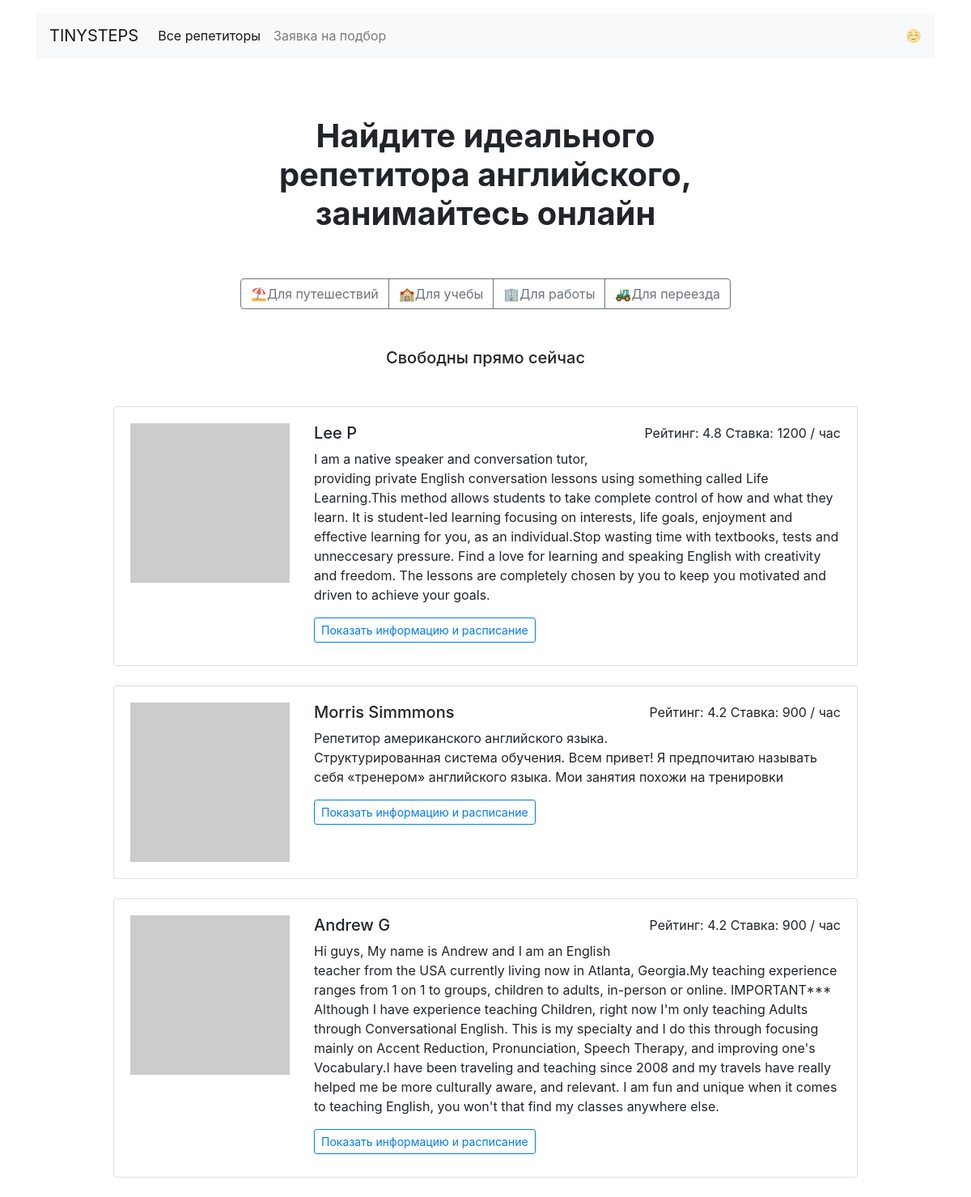
The page / on the database its author committed.
### models.py (models this page shows, shortened)
class Goal(db.Model):
    __tablename__ = "goals"
    goal_id = db.Column("goal_id", db.Integer, primary_key=True)
    title = db.Column("title", db.String(15))
    title_rus = db.Column('title_rus', db.String(15))
    favicon = db.Column('favicon', db.String(1))
    image_location = db.Column("image_location", db.String(30))
    teachers = db.relationship("Teacher",
                               secondary="teacher_goal",
                               back_populates="goals")
    lesson_requests = db.relationship("RequestLesson", back_populates="goal")

class Teacher(db.Model):
    __tablename__ = "teachers"
    teacher_id = db.Column(db.Integer, primary_key=True)
    name = db.Column(db.String(30), nullable=False)
    picture = db.Column(db.String)
    rating = db.Column(db.Numeric)
    price = db.Column(db.Integer, nullable=False)
    about = db.Column(db.Text)
    shedule = db.Column(db.String, default=shedule, nullable=False)
    goals = db.relationship("Goal",
                            secondary="teacher_goal",
                            back_populates="teachers")
    bookings = db.relationship("Booking", back_populates="teacher")
    @hybrid_property
    def get_shedule(self):
        return json.loads(self.shedule)
    @hybrid_method
    def is_free_at_the_time(self, day, hour):
        return self.get_shedule[day][hour]
    @hybrid_method
    def is_free_now(self):
        days = ["mon","tue","wed","thu","sun","fri","sat"]
        now = datetime.datetime.today()
        hour = now.hour // 2 * 2   # need even hour - less or equal
        hour = f"{hour}:00"
        day = now.weekday()
        day = days[day]
        return self.is_free_at_the_time(day, hour)

### blupr_teachers.py (the view)
@blp.route("/")
def index():
    teachers = Teacher.query.order_by(Teacher.rating.desc())
    teachers = [teacher for teacher in teachers if teacher.is_free_now()][:6]
    return render_template("index.html",
                           teachers=teachers,
                           goals=Goal.query,
                           only_free_now=True)

### templates/index.html
{% extends 'base.html' %}
{%  from 'macros.html' import cards  %}
{% block body %}
  <main class="container mt-3">
    <section>
    <h1 class="h1 text-center mx-auto mt-4 py-5"><strong>Найдите идеального <br>репетитора английского, <br>занимайтесь онлайн</strong></h1>
    <div class="text-center mb-5">
      <div class="btn-group mx-auto mb-0" role="group" aria-label="Basic example">
        {% for goal in goals %}
           <a href="/goals/{{ goal.title }}/" type="button" class="btn btn-outline-secondary">{{ goal.favicon }}{{ goal.title_rus }}</a>
        {% endfor %}
      </div>
    </div>
    </section>
    {% if only_free_now %}
      <h2 class="h5 text-center mb-5">Свободны прямо сейчас</h2>
    {% endif %}
    {{ cards(teachers) }}
  </main>
{% endblock %}

### templates/base.html (shortened to what this page needs)
<!DOCTYPE html>
<html lang="ru">
<head>
    {% block style %}
        <link rel="stylesheet" href="https://stackpath.bootstrapcdn.com/bootstrap/4.3.1/css/bootstrap.min.css">
    {% endblock %}
</head>
<body>
   {% block navigation %}
     {% include 'navigation.html' %}
   {% endblock %}
   {% block body %}
   {% endblock %}
</body>
</html>

### templates/macros.html (shortened to what this page needs)
{% macro cards(teachers) -%}
    <div class="row">
      <div class="col-12 col-lg-10 offset-lg-1 m-auto">
        {% for teacher in teachers %}
          <div class="card mb-4">
            <div class="card-body">
              <div class="row">
                <div class="col-3"><img src="{{ teacher.picture }}" class="img-fluid" alt=""></div>
                <div class="col-9">
                  <p class="float-right">Рейтинг: {{ teacher.rating | round(1) }} Ставка: {{ teacher.price }} / час</p>
                  <h2 class="h5">{{ teacher.name }}</h2>
                  <p>{{ teacher.about }}</p>
                  <a href="/profiles/{{ teacher.teacher_id }}/" class="btn btn-outline-primary btn-sm mb-2">Показать информацию и расписание</a>
                </div>
              </div>
            </div>
          </div>
        {% endfor %}
      </div>
    </div>
{%- endmacro %}

### templates/navigation.html (shortened to what this page needs)
<header class="container mt-3">
    <nav class="navbar navbar-expand-lg navbar-light bg-light">
      <a class="navbar-brand" href="{{ url_for('blp.index') }}">TINYSTEPS</a>
      <div class="collapse navbar-collapse" id="navbarNav">
        <ul class="navbar-nav">
          <li class="nav-item active">
            <a class="nav-link" href="{{ url_for('blp.index_all') }}">Все репетиторы</a>
          </li>
          <li class="nav-item">
            <a class="nav-link" href="{{ url_for('blp.request_view') }}">Заявка на подбор</a>
          </li>
        </ul>
      </div>
      <span class="navbar-text d-sm-none d-lg-block">
        ☺️
      </span>
    </nav>
</header>

### rows shown on the page
Goal: favicon "⛱", title_rus "Для путешествий"
Goal: favicon "🏫", title_rus "Для учебы"
Goal: favicon "🏢", title_rus "Для работы"
Goal: favicon "🚜", title_rus "Для переезда"
Teacher: rating "4.8", price "1200", name "Lee P", about "I am a native speaker and conversation tutor, providing private English conversation lessons using something called Life Learning.This method allows students to take complete control of how and what they learn. It is student-led learning focusing on interests, life goals, enjoyment and effective learning for you, as an individual.Stop wasting time with textbooks, tests and unneccesary pressure. Find a love for learning and speaking English with creativity and freedom. The lessons are completely chosen by you to keep you motivated and driven to achieve your goals."
Teacher: rating "4.2", price "900", name "Morris Simmmons", about "Репетитор американского английского языка. Структурированная система обучения. Всем привет! Я предпочитаю называть себя «тренером» английского языка. Мои занятия похожи на тренировки"
Teacher: rating "4.2", price "900", name "Andrew G", about "Hi guys, My name is Andrew and I am an English teacher from the USA currently living now in Atlanta, Georgia.My teaching experience ranges from 1 on 1 to groups, children to adults, in-person or online. IMPORTANT*** Although I have experience teaching Children, right now I'm only teaching Adults through Conversational English. This is my specialty and I do this through focusing mainly on Accent Reduction, Pronunciation, Speech Therapy, and improving one's Vocabulary.I have been traveling and teaching since 2008 and my travels have really helped me be more culturally aware, and relevant. I am fun and unique when it comes to teaching English, you won't that find my classes anywhere else."
